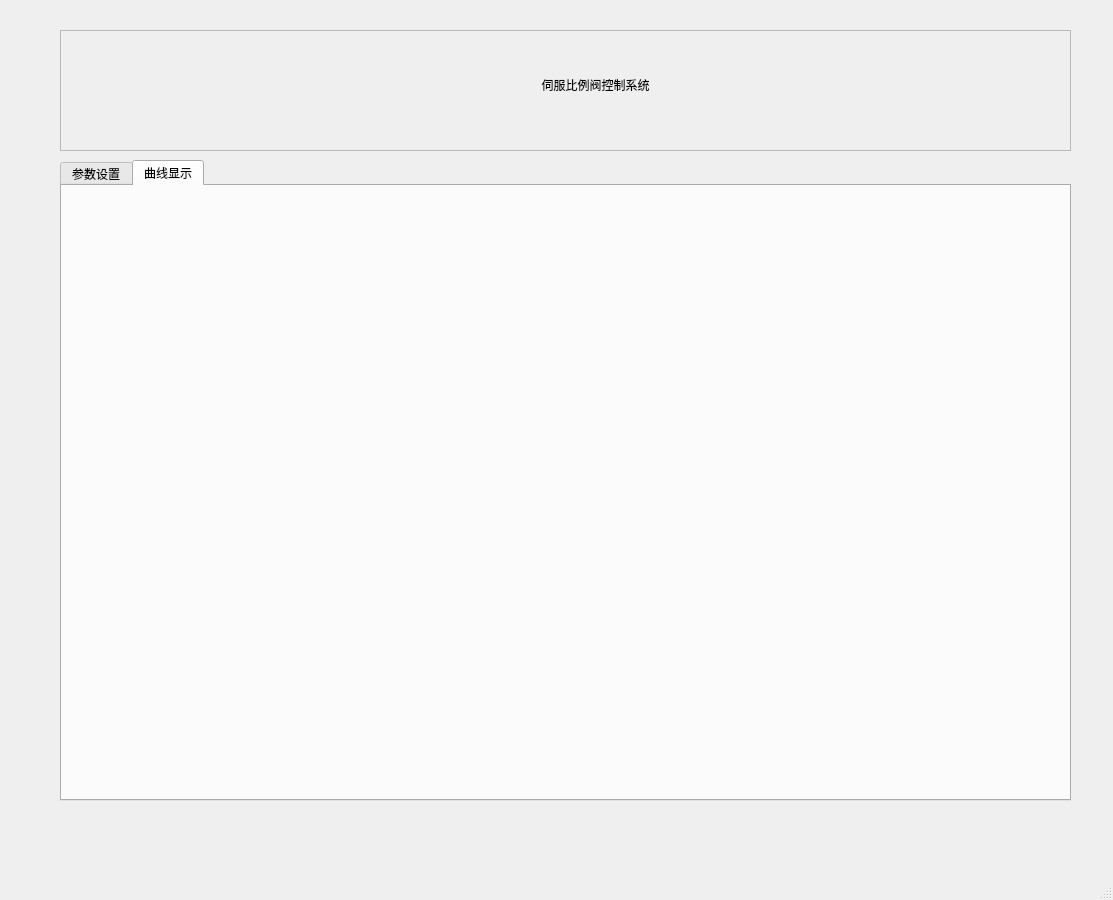
<?xml version="1.0" encoding="UTF-8"?>
<ui version="4.0">
 <class>MainWindow</class>
 <widget class="QMainWindow" name="MainWindow">
  <property name="enabled">
   <bool>true</bool>
  </property>
  <property name="geometry">
   <rect>
    <x>0</x>
    <y>0</y>
    <width>1113</width>
    <height>900</height>
   </rect>
  </property>
  <property name="windowTitle">
   <string>MainWindow</string>
  </property>
  <property name="styleSheet">
   <string notr="true"/>
  </property>
  <widget class="QWidget" name="centralwidget">
   <widget class="QFrame" name="frame_2">
    <property name="geometry">
     <rect>
      <x>60</x>
      <y>30</y>
      <width>1011</width>
      <height>121</height>
     </rect>
    </property>
    <property name="frameShape">
     <enum>QFrame::StyledPanel</enum>
    </property>
    <property name="frameShadow">
     <enum>QFrame::Raised</enum>
    </property>
    <widget class="QLabel" name="label_10">
     <property name="geometry">
      <rect>
       <x>270</x>
       <y>30</y>
       <width>531</width>
       <height>51</height>
      </rect>
     </property>
     <property name="styleSheet">
      <string notr="true">font: 24pt &quot;隶书&quot;;
color: qconicalgradient(cx:0.5, cy:0.5, angle:0, stop:0.994318 rgba(234, 164, 145, 255), stop:1 rgba(255, 255, 255, 255));


font: 30pt &quot;Arial Unicode MS&quot;;</string>
     </property>
     <property name="text">
      <string>&lt;html&gt;&lt;head/&gt;&lt;body&gt;&lt;p align=&quot;center&quot;&gt;&lt;span style=&quot; color:#000000;&quot;&gt;伺服比例阀控制系统&lt;/span&gt;&lt;/p&gt;&lt;/body&gt;&lt;/html&gt;</string>
     </property>
    </widget>
    <widget class="QLabel" name="label_3">
     <property name="geometry">
      <rect>
       <x>200</x>
       <y>10</y>
       <width>101</width>
       <height>101</height>
      </rect>
     </property>
     <property name="minimumSize">
      <size>
       <width>50</width>
       <height>50</height>
      </size>
     </property>
     <property name="maximumSize">
      <size>
       <width>271</width>
       <height>261</height>
      </size>
     </property>
     <property name="styleSheet">
      <string notr="true">image: url(:/pic/imag/QQ.png);</string>
     </property>
     <property name="text">
      <string/>
     </property>
     <property name="pixmap">
      <pixmap>:/pic/E:/QT/Amplifer/imag/QQ.png</pixmap>
     </property>
    </widget>
   </widget>
   <widget class="QTabWidget" name="tabWidget">
    <property name="geometry">
     <rect>
      <x>60</x>
      <y>160</y>
      <width>1011</width>
      <height>641</height>
     </rect>
    </property>
    <property name="currentIndex">
     <number>1</number>
    </property>
    <widget class="QWidget" name="tab">
     <attribute name="title">
      <string>参数设置</string>
     </attribute>
     <widget class="QGroupBox" name="groupBox_4">
      <property name="geometry">
       <rect>
        <x>30</x>
        <y>450</y>
        <width>291</width>
        <height>111</height>
       </rect>
      </property>
      <property name="title">
       <string>更新程序</string>
      </property>
      <widget class="QPushButton" name="pushButton_update_program">
       <property name="geometry">
        <rect>
         <x>80</x>
         <y>40</y>
         <width>111</width>
         <height>41</height>
        </rect>
       </property>
       <property name="text">
        <string>更新程序</string>
       </property>
      </widget>
     </widget>
     <widget class="QGroupBox" name="groupBox">
      <property name="geometry">
       <rect>
        <x>30</x>
        <y>40</y>
        <width>291</width>
        <height>171</height>
       </rect>
      </property>
      <property name="title">
       <string>服务器设置</string>
      </property>
      <widget class="QWidget" name="verticalLayoutWidget">
       <property name="geometry">
        <rect>
         <x>120</x>
         <y>30</y>
         <width>161</width>
         <height>71</height>
        </rect>
       </property>
       <layout class="QVBoxLayout" name="verticalLayout">
        <item>
         <widget class="QLineEdit" name="lineEdit_ip"/>
        </item>
        <item>
         <widget class="QLineEdit" name="lineEdit_port"/>
        </item>
       </layout>
      </widget>
      <widget class="QWidget" name="verticalLayoutWidget_2">
       <property name="geometry">
        <rect>
         <x>20</x>
         <y>29</y>
         <width>129</width>
         <height>80</height>
        </rect>
       </property>
       <layout class="QVBoxLayout" name="verticalLayout_2">
        <item>
         <widget class="QLabel" name="label_ip">
          <property name="text">
           <string>   IP地址</string>
          </property>
         </widget>
        </item>
        <item>
         <widget class="QLabel" name="label_port">
          <property name="text">
           <string>   端口号</string>
          </property>
         </widget>
        </item>
       </layout>
      </widget>
      <widget class="QLabel" name="label_5">
       <property name="geometry">
        <rect>
         <x>30</x>
         <y>120</y>
         <width>54</width>
         <height>16</height>
        </rect>
       </property>
       <property name="text">
        <string/>
       </property>
       <property name="pixmap">
        <pixmap>:/pic/E:/QT/Amplifer/imag/icon_enoff.ICO</pixmap>
       </property>
      </widget>
      <widget class="QLabel" name="label_6">
       <property name="geometry">
        <rect>
         <x>40</x>
         <y>110</y>
         <width>31</width>
         <height>31</height>
        </rect>
       </property>
       <property name="text">
        <string/>
       </property>
       <property name="pixmap">
        <pixmap resource="apprcc.qrc">:/pic/imag/icon_enoff.ICO</pixmap>
       </property>
      </widget>
      <widget class="QWidget" name="horizontalLayoutWidget_8">
       <property name="geometry">
        <rect>
         <x>120</x>
         <y>110</y>
         <width>160</width>
         <height>41</height>
        </rect>
       </property>
       <layout class="QHBoxLayout" name="horizontalLayout_9">
        <item>
         <widget class="QPushButton" name="pushButton_ip_connect">
          <property name="text">
           <string>连接</string>
          </property>
         </widget>
        </item>
        <item>
         <widget class="QPushButton" name="pushButton_ip_disconnect">
          <property name="text">
           <string>断开</string>
          </property>
         </widget>
        </item>
       </layout>
      </widget>
     </widget>
     <widget class="QGroupBox" name="groupBox_8">
      <property name="geometry">
       <rect>
        <x>30</x>
        <y>230</y>
        <width>291</width>
        <height>201</height>
       </rect>
      </property>
      <property name="title">
       <string>控制指令显示</string>
      </property>
      <widget class="QFrame" name="frame">
       <property name="geometry">
        <rect>
         <x>20</x>
         <y>20</y>
         <width>261</width>
         <height>161</height>
        </rect>
       </property>
       <property name="frameShape">
        <enum>QFrame::StyledPanel</enum>
       </property>
       <property name="frameShadow">
        <enum>QFrame::Raised</enum>
       </property>
       <widget class="QWidget" name="horizontalLayoutWidget_7">
        <property name="geometry">
         <rect>
          <x>10</x>
          <y>19</y>
          <width>231</width>
          <height>121</height>
         </rect>
        </property>
        <layout class="QHBoxLayout" name="horizontalLayout_8">
         <item>
          <widget class="QTextBrowser" name="textBrowser_recv"/>
         </item>
        </layout>
       </widget>
      </widget>
     </widget>
     <widget class="QGroupBox" name="groupBox_9">
      <property name="geometry">
       <rect>
        <x>350</x>
        <y>230</y>
        <width>381</width>
        <height>201</height>
       </rect>
      </property>
      <property name="title">
       <string>颤振和电流阶跃设置</string>
      </property>
      <widget class="QWidget" name="verticalLayoutWidget_9">
       <property name="geometry">
        <rect>
         <x>20</x>
         <y>70</y>
         <width>51</width>
         <height>80</height>
        </rect>
       </property>
       <layout class="QVBoxLayout" name="verticalLayout_7">
        <item>
         <widget class="QLabel" name="label_11">
          <property name="text">
           <string>阈值</string>
          </property>
         </widget>
        </item>
        <item>
         <widget class="QLabel" name="label_9">
          <property name="text">
           <string>阶跃A</string>
          </property>
         </widget>
        </item>
        <item>
         <widget class="QLabel" name="label_12">
          <property name="text">
           <string>阶跃B</string>
          </property>
         </widget>
        </item>
       </layout>
      </widget>
      <widget class="QWidget" name="verticalLayoutWidget_11">
       <property name="geometry">
        <rect>
         <x>70</x>
         <y>70</y>
         <width>101</width>
         <height>80</height>
        </rect>
       </property>
       <layout class="QVBoxLayout" name="verticalLayout_10">
        <item>
         <widget class="QLineEdit" name="lineEdit_threshold"/>
        </item>
        <item>
         <widget class="QLineEdit" name="lineEdit_stapA"/>
        </item>
        <item>
         <widget class="QLineEdit" name="lineEdit_stapB"/>
        </item>
       </layout>
      </widget>
      <widget class="QWidget" name="horizontalLayoutWidget_10">
       <property name="geometry">
        <rect>
         <x>20</x>
         <y>20</y>
         <width>341</width>
         <height>31</height>
        </rect>
       </property>
       <layout class="QHBoxLayout" name="horizontalLayout_11">
        <item>
         <widget class="QLabel" name="label_7">
          <property name="text">
           <string>电流阶跃：</string>
          </property>
         </widget>
        </item>
        <item>
         <widget class="QLabel" name="label_13">
          <property name="text">
           <string>颤振信号：</string>
          </property>
         </widget>
        </item>
       </layout>
      </widget>
      <widget class="QWidget" name="verticalLayoutWidget_12">
       <property name="geometry">
        <rect>
         <x>190</x>
         <y>70</y>
         <width>51</width>
         <height>80</height>
        </rect>
       </property>
       <layout class="QVBoxLayout" name="verticalLayout_12">
        <item>
         <widget class="QLabel" name="label_14">
          <property name="text">
           <string>频率</string>
          </property>
         </widget>
        </item>
        <item>
         <widget class="QLabel" name="label_15">
          <property name="text">
           <string>幅值</string>
          </property>
         </widget>
        </item>
       </layout>
      </widget>
      <widget class="QWidget" name="verticalLayoutWidget_13">
       <property name="geometry">
        <rect>
         <x>240</x>
         <y>70</y>
         <width>121</width>
         <height>81</height>
        </rect>
       </property>
       <layout class="QVBoxLayout" name="verticalLayout_13">
        <item>
         <widget class="QLineEdit" name="lineEdit_Frequency"/>
        </item>
        <item>
         <widget class="QLineEdit" name="lineEdit_Amplitude"/>
        </item>
       </layout>
      </widget>
      <widget class="QWidget" name="horizontalLayoutWidget_11">
       <property name="geometry">
        <rect>
         <x>20</x>
         <y>150</y>
         <width>341</width>
         <height>41</height>
        </rect>
       </property>
       <layout class="QHBoxLayout" name="horizontalLayout_12">
        <item>
         <widget class="QPushButton" name="pushButton_stap_read">
          <property name="text">
           <string>参数读取</string>
          </property>
         </widget>
        </item>
        <item>
         <widget class="QPushButton" name="pushButton_stap_set">
          <property name="text">
           <string>设置完成</string>
          </property>
         </widget>
        </item>
       </layout>
      </widget>
     </widget>
     <widget class="QGroupBox" name="groupBox_3">
      <property name="geometry">
       <rect>
        <x>350</x>
        <y>40</y>
        <width>381</width>
        <height>171</height>
       </rect>
      </property>
      <property name="title">
       <string>输入类型设置</string>
      </property>
      <widget class="QWidget" name="horizontalLayoutWidget">
       <property name="geometry">
        <rect>
         <x>20</x>
         <y>20</y>
         <width>341</width>
         <height>31</height>
        </rect>
       </property>
       <layout class="QHBoxLayout" name="horizontalLayout">
        <item>
         <widget class="QRadioButton" name="radioButton_current">
          <property name="text">
           <string>电流</string>
          </property>
         </widget>
        </item>
        <item>
         <widget class="QRadioButton" name="radioButton_voltage">
          <property name="text">
           <string>电压</string>
          </property>
         </widget>
        </item>
        <item>
         <widget class="QRadioButton" name="radioButton_digital">
          <property name="text">
           <string>数字设定（-1000~1000）</string>
          </property>
         </widget>
        </item>
       </layout>
      </widget>
      <widget class="QWidget" name="horizontalLayoutWidget_2">
       <property name="geometry">
        <rect>
         <x>110</x>
         <y>70</y>
         <width>160</width>
         <height>31</height>
        </rect>
       </property>
       <layout class="QHBoxLayout" name="horizontalLayout_2">
        <item>
         <widget class="QLabel" name="label">
          <property name="text">
           <string>设定值</string>
          </property>
         </widget>
        </item>
        <item>
         <widget class="QLineEdit" name="lineEdit_input_set"/>
        </item>
       </layout>
      </widget>
      <widget class="QWidget" name="horizontalLayoutWidget_9">
       <property name="geometry">
        <rect>
         <x>20</x>
         <y>110</y>
         <width>341</width>
         <height>41</height>
        </rect>
       </property>
       <layout class="QHBoxLayout" name="horizontalLayout_10">
        <item>
         <widget class="QPushButton" name="pushButton_input_parameter_read">
          <property name="text">
           <string>参数读取</string>
          </property>
         </widget>
        </item>
        <item>
         <widget class="QPushButton" name="pushButton_input_parameter_set">
          <property name="text">
           <string>设置完成</string>
          </property>
         </widget>
        </item>
       </layout>
      </widget>
     </widget>
     <widget class="QGroupBox" name="groupBox_2">
      <property name="geometry">
       <rect>
        <x>750</x>
        <y>40</y>
        <width>241</width>
        <height>551</height>
       </rect>
      </property>
      <property name="title">
       <string>PID控制</string>
      </property>
      <widget class="QWidget" name="verticalLayoutWidget_10">
       <property name="geometry">
        <rect>
         <x>9</x>
         <y>19</y>
         <width>221</width>
         <height>521</height>
        </rect>
       </property>
       <layout class="QVBoxLayout" name="verticalLayout_9">
        <item>
         <widget class="QGroupBox" name="groupBox_5">
          <property name="title">
           <string>阀芯电流闭环PI参数设置</string>
          </property>
          <widget class="QWidget" name="verticalLayoutWidget_3">
           <property name="geometry">
            <rect>
             <x>20</x>
             <y>30</y>
             <width>58</width>
             <height>61</height>
            </rect>
           </property>
           <layout class="QVBoxLayout" name="verticalLayout_3">
            <item>
             <widget class="QLabel" name="label_2">
              <property name="text">
               <string>比例(P)</string>
              </property>
             </widget>
            </item>
            <item>
             <widget class="QLabel" name="label_4">
              <property name="text">
               <string>积分(I)</string>
              </property>
             </widget>
            </item>
           </layout>
          </widget>
          <widget class="QWidget" name="verticalLayoutWidget_6">
           <property name="geometry">
            <rect>
             <x>90</x>
             <y>30</y>
             <width>111</width>
             <height>62</height>
            </rect>
           </property>
           <layout class="QVBoxLayout" name="verticalLayout_6">
            <item>
             <widget class="QLineEdit" name="lineEdit_spool_current_p"/>
            </item>
            <item>
             <widget class="QLineEdit" name="lineEdit_spool_current_i"/>
            </item>
           </layout>
          </widget>
          <widget class="QWidget" name="horizontalLayoutWidget_5">
           <property name="geometry">
            <rect>
             <x>20</x>
             <y>100</y>
             <width>181</width>
             <height>41</height>
            </rect>
           </property>
           <layout class="QHBoxLayout" name="horizontalLayout_6">
            <item>
             <widget class="QPushButton" name="pushButton_spool_current_read">
              <property name="text">
               <string>参数读取</string>
              </property>
             </widget>
            </item>
            <item>
             <widget class="QPushButton" name="pushButton_spool_current_set">
              <property name="text">
               <string>设置完成</string>
              </property>
             </widget>
            </item>
           </layout>
          </widget>
          <widget class="QGroupBox" name="groupBox_6">
           <property name="geometry">
            <rect>
             <x>0</x>
             <y>160</y>
             <width>221</width>
             <height>181</height>
            </rect>
           </property>
           <property name="title">
            <string>阀芯位移闭环PID参数设置</string>
           </property>
           <widget class="QWidget" name="verticalLayoutWidget_4">
            <property name="geometry">
             <rect>
              <x>20</x>
              <y>30</y>
              <width>61</width>
              <height>81</height>
             </rect>
            </property>
            <layout class="QVBoxLayout" name="verticalLayout_4">
             <item>
              <widget class="QLabel" name="label_spool_displacement_p">
               <property name="text">
                <string>比例(P)</string>
               </property>
              </widget>
             </item>
             <item>
              <widget class="QLabel" name="label_spool_displacement_i">
               <property name="text">
                <string>积分(I)</string>
               </property>
              </widget>
             </item>
             <item>
              <widget class="QLabel" name="label_spool_displacement_d">
               <property name="text">
                <string>微分(D)</string>
               </property>
              </widget>
             </item>
            </layout>
           </widget>
           <widget class="QWidget" name="verticalLayoutWidget_7">
            <property name="geometry">
             <rect>
              <x>90</x>
              <y>30</y>
              <width>111</width>
              <height>81</height>
             </rect>
            </property>
            <layout class="QVBoxLayout" name="verticalLayout_8">
             <item>
              <widget class="QLineEdit" name="lineEdit_spool_displacement_p"/>
             </item>
             <item>
              <widget class="QLineEdit" name="lineEdit_spool_displacement_i"/>
             </item>
             <item>
              <widget class="QLineEdit" name="lineEdit_spool_displacement_d"/>
             </item>
            </layout>
           </widget>
           <widget class="QWidget" name="horizontalLayoutWidget_4">
            <property name="geometry">
             <rect>
              <x>20</x>
              <y>120</y>
              <width>181</width>
              <height>41</height>
             </rect>
            </property>
            <layout class="QHBoxLayout" name="horizontalLayout_5">
             <item>
              <widget class="QPushButton" name="pushButton_spool_displacement_read">
               <property name="text">
                <string>参数读取</string>
               </property>
              </widget>
             </item>
             <item>
              <widget class="QPushButton" name="pushButton_spool_displacement_set">
               <property name="text">
                <string>设置完成</string>
               </property>
              </widget>
             </item>
            </layout>
           </widget>
          </widget>
          <widget class="QGroupBox" name="groupBox_7">
           <property name="geometry">
            <rect>
             <x>0</x>
             <y>340</y>
             <width>221</width>
             <height>171</height>
            </rect>
           </property>
           <property name="title">
            <string>活塞位置闭环PID参数设置</string>
           </property>
           <widget class="QWidget" name="verticalLayoutWidget_5">
            <property name="geometry">
             <rect>
              <x>20</x>
              <y>30</y>
              <width>58</width>
              <height>81</height>
             </rect>
            </property>
            <layout class="QVBoxLayout" name="verticalLayout_5">
             <item>
              <widget class="QLabel" name="label_piston_displacement_p">
               <property name="text">
                <string>比例(P)</string>
               </property>
              </widget>
             </item>
             <item>
              <widget class="QLabel" name="label_piston_displacement_i">
               <property name="text">
                <string>积分(I)</string>
               </property>
              </widget>
             </item>
             <item>
              <widget class="QLabel" name="label_piston_displacement_d">
               <property name="text">
                <string>微分(D)</string>
               </property>
              </widget>
             </item>
            </layout>
           </widget>
           <widget class="QWidget" name="verticalLayoutWidget_8">
            <property name="geometry">
             <rect>
              <x>90</x>
              <y>30</y>
              <width>111</width>
              <height>81</height>
             </rect>
            </property>
            <layout class="QVBoxLayout" name="verticalLayout_11">
             <item>
              <widget class="QLineEdit" name="lineEdit_piston_displacement_p"/>
             </item>
             <item>
              <widget class="QLineEdit" name="lineEdit_piston_displacement_i"/>
             </item>
             <item>
              <widget class="QLineEdit" name="lineEdit_piston_displacement_d"/>
             </item>
            </layout>
           </widget>
           <widget class="QWidget" name="horizontalLayoutWidget_3">
            <property name="geometry">
             <rect>
              <x>20</x>
              <y>120</y>
              <width>181</width>
              <height>41</height>
             </rect>
            </property>
            <layout class="QHBoxLayout" name="horizontalLayout_4">
             <item>
              <widget class="QPushButton" name="pushButton_piston_displacement_read">
               <property name="text">
                <string>参数读取</string>
               </property>
              </widget>
             </item>
             <item>
              <widget class="QPushButton" name="pushButton_piston_displacement_set">
               <property name="text">
                <string>设置完成</string>
               </property>
              </widget>
             </item>
            </layout>
           </widget>
          </widget>
         </widget>
        </item>
       </layout>
      </widget>
     </widget>
    </widget>
    <widget class="QWidget" name="tab_2">
     <attribute name="title">
      <string>曲线显示</string>
     </attribute>
    </widget>
   </widget>
   <zorder>tabWidget</zorder>
   <zorder>frame_2</zorder>
  </widget>
  <widget class="QStatusBar" name="statusbar"/>
 </widget>
 <resources>
  <include location="apprcc.qrc"/>
 </resources>
 <connections/>
</ui>
